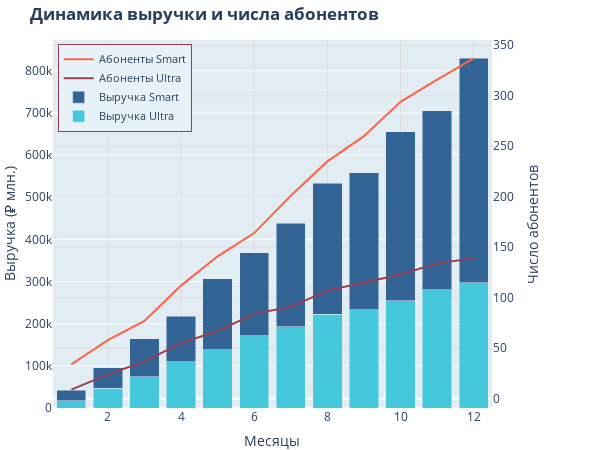

The notebook cell this image was saved under:
### Code cell
# выведем распределение выручки на графике
# создаем фигуру с дополнительной правой осью
fig = make_subplots(specs=[[{"secondary_y": True}]])
# добавляем бары с выручкой
fig.add_trace(go.Bar(x = rev_by_tariff.loc['ultra'].index,
            y = rev_by_tariff.loc['ultra']['sum'],
            name = 'Выручка Ultra', marker = dict(color='#46C8DC')),
            secondary_y=False)

fig.add_trace(go.Bar(x = rev_by_tariff.loc['smart'].index,
            y = rev_by_tariff.loc['smart']['sum'],
            name = 'Выручка Smart', marker = dict(color='#326496')),
            secondary_y=False)
# добавляем линию с количеством абонентов на тарифе Ultra
fig.add_trace(go.Scatter(x = df[df.tariff == 'ultra'].groupby('month')['user_id'].agg(['count']).index,
            y = df[df.tariff == 'ultra'].groupby('month')['user_id'].count(),
            name = 'Абоненты Ultra',
            mode='lines',
            marker = dict(color='#9A3F50'),
            ), secondary_y=True)
# добавляем линию с количеством абонентов на тарифе Smart
fig.add_trace(go.Scatter(x = df[df.tariff == 'smart'].groupby('month')['user_id'].agg(['count']).index,
            y = df[df.tariff == 'smart'].groupby('month')['user_id'].count(),
            name = 'Абоненты Smart',
            mode='lines',
            marker = dict(color='tomato'),
            ), secondary_y=True)
# настраиваем макет
fig.update_layout(barmode='stack',
                  title='<b>Динамика выручки и числа абонентов</b>',
                  height=450, width=600,
                  plot_bgcolor='#E2EDF3',
                  margin=dict(l=0, b=20, t=40))

fig.update_layout(legend=dict(
    orientation="v",
    yanchor="top", y=0.99,
    xanchor="left", x=0.01,
    bgcolor='#E7F2F8',
    bordercolor='#9A3F50',
    borderwidth=1,
    font_size=11
))

# форматируем оси
fig.update_xaxes(title={'text': 'Месяцы'}, title_font_size=14, gridcolor='Gainsboro')
fig.update_yaxes(title_text='Выручка (₽ млн.)',  secondary_y=False)
fig.update_yaxes(title_text='Число абонентов', secondary_y=True, gridcolor='Gainsboro')
fig.show()

### Figure 1 — Plotly figure (JSON) as saved in the notebook; plotly's stock layout.template omitted (floating-point values rounded to 4 significant figures)
{"data": [{"marker": {"color": "#46C8DC"}, "name": "Выручка Ultra", "type": "bar", "x": [1, 2, 3, 4, 5, 6, 7, 8, 9, 10, 11, 12], "xaxis": "x", "y": [17550, 47400, 74550, 110100, 138000, 171300, 192750, 222900, 232800, 254100, 280350, 297300], "yaxis": "y"}, {"marker": {"color": "#326496"}, "name": "Выручка Smart", "type": "bar", "x": [1, 2, 3, 4, 5, 6, 7, 8, 9, 10, 11, 12], "xaxis": "x", "y": [24525, 48001, 89676, 107866, 168849, 197459, 246014, 310340, 324986, 401267, 424403, 531965], "yaxis": "y"}, {"marker": {"color": "#9A3F50"}, "mode": "lines", "name": "Абоненты Ultra", "type": "scatter", "x": [1, 2, 3, 4, 5, 6, 7, 8, 9, 10, 11, 12], "xaxis": "x", "y": [9, 24, 37, 55, 67, 84, 91, 107, 115, 123, 134, 139], "yaxis": "y2"}, {"marker": {"color": "tomato"}, "mode": "lines", "name": "Абоненты Smart", "type": "scatter", "x": [1, 2, 3, 4, 5, 6, 7, 8, 9, 10, 11, 12], "xaxis": "x", "y": [34, 58, 77, 112, 141, 164, 201, 235, 260, 294, 316, 337], "yaxis": "y2"}], "layout": {"barmode": "stack", "height": 450, "legend": {"bgcolor": "#E7F2F8", "bordercolor": "#9A3F50", "borderwidth": 1, "font": {"size": 11}, "orientation": "v", "x": 0.01, "xanchor": "left", "y": 0.99, "yanchor": "top"}, "margin": {"b": 20, "l": 0, "t": 40}, "plot_bgcolor": "#E2EDF3", "title": {"text": "<b>Динамика выручки и числа абонентов</b>"}, "width": 600, "xaxis": {"anchor": "y", "domain": [0, 0.94], "gridcolor": "Gainsboro", "title": {"font": {"size": 14}, "text": "Месяцы"}}, "yaxis": {"anchor": "x", "domain": [0, 1], "title": {"text": "Выручка (₽ млн.)"}}, "yaxis2": {"anchor": "x", "gridcolor": "Gainsboro", "overlaying": "y", "side": "right", "title": {"text": "Число абонентов"}}}}
